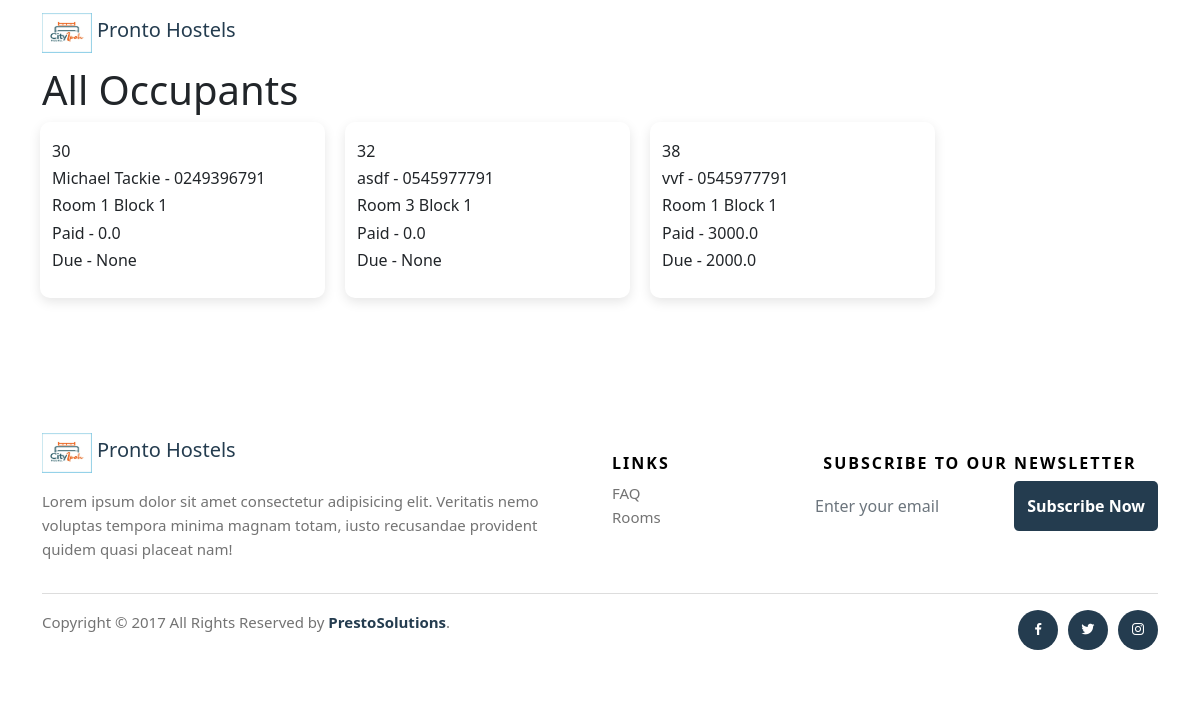
Page /adminblock/1 on the committed database.
### app.py (models this page shows)
class Occupant(db.Model):
    id = db.Column(db.Integer, primary_key=True)
    name = db.Column(db.String(), nullable=True)
    studentId = db.Column(db.String(), nullable=True)
    phone = db.Column(db.String(), nullable=True)
    course = db.Column(db.String(), nullable=True)
    level = db.Column(db.String(), nullable=True)
    room = db.Column(db.String(), nullable=True)
    block = db.Column(db.String(), nullable=True)
    roomnumber = db.Column(db.String(), nullable=True)
    roomid = db.Column(db.String(), nullable=True)
    roomCost = db.Column(db.Float(), nullable=True, default=0)
    amountPaid = db.Column(db.Float(), nullable=True, default=0)
    due = db.Column(db.Float(), nullable=True)
    paid = db.Column(db.Boolean(), default=False)

### app.py (the view)
@app.route('/adminblock/<int:id>', methods=['GET', 'POST'])
def adminblock(id):
    occupants = Occupant.query.filter_by(block = id).all()
    print(occupants)
    return render_template('adminoccupants.html', alloccupants=occupants)

### templates/adminoccupants.html
{% extends "layout.html" %}
{% block body %}
<div class="container">
    <h1>All Occupants</h1>
    <div>
        <div class="row">
            {% for o in alloccupants %}
            <div class="col-md-3 col-6 answerCard" >
                    <div>
                            <h6>{{o.id}} </h6>
                            <h6>{{o.name}} - {{o.phone}} </h6>
                            <h6>Room {{o.room}} Block {{o.block}} </h6>
                            <h6>Paid - {{o.amountPaid}} </h6>
                            <h6>Due - {{o.due}} </h6>
                    </div>
                </div>
            {% endfor %}
        </div>
    </div>
</div>
{% endblock %}

### static/css/style.css (style rules this page uses)
h6 { margin-bottom: 0; }
.answerCard { display: flex; padding: 20px; margin:10px; border: 1px solid rgb(209, 209, 209); border-radius: 10px; box-shadow: rgba(0, 0, 0, 0.1) 0px 4px 12px; border: none; cursor: pointer; }

### rows in the picture
Occupant: id "30", name "Michael Tackie", phone "0249396791", room "1", block "1", amountPaid "0.0", due "None"
Occupant: id "32", name "asdf", phone "0545977791", room "3", block "1", amountPaid "0.0", due "None"
Occupant: id "38", name "vvf", phone "0545977791", room "1", block "1", amountPaid "3000.0", due "2000.0"
